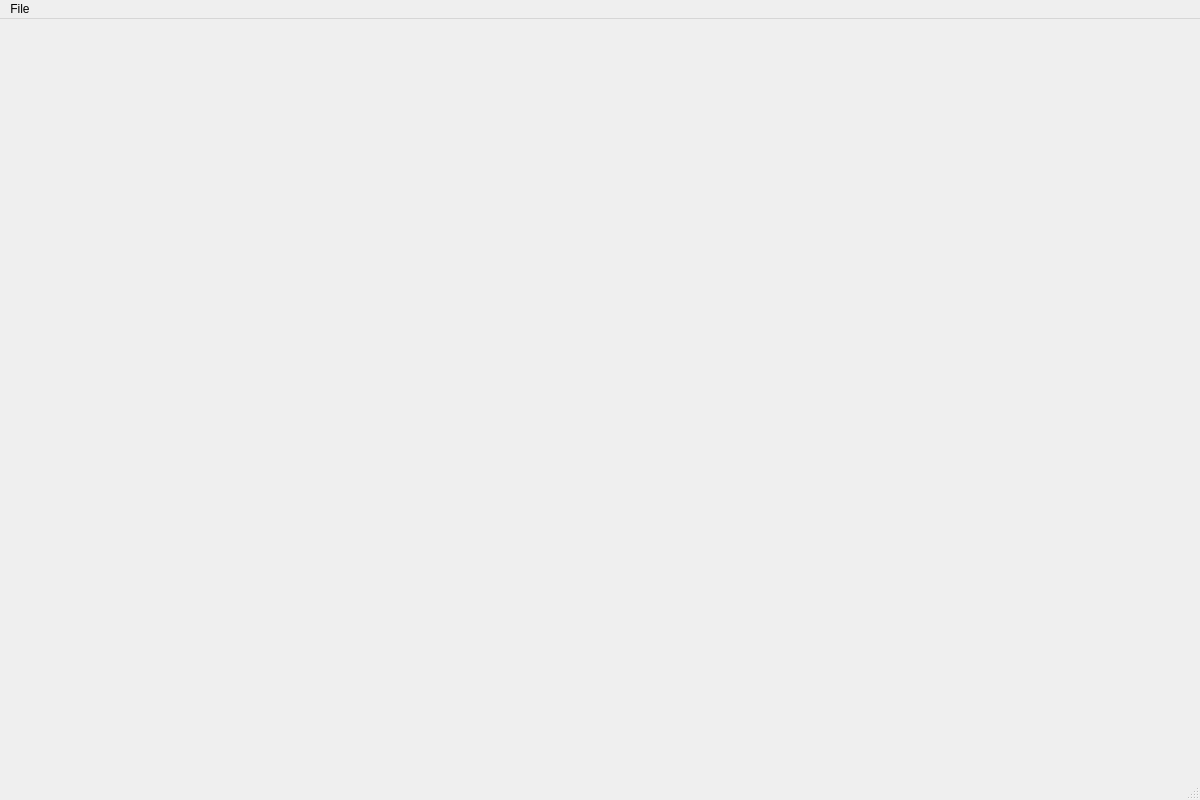
<?xml version="1.0" encoding="UTF-8"?>
<ui version="4.0">
 <class>MainWindow</class>
 <widget class="QMainWindow" name="MainWindow">
  <property name="enabled">
   <bool>true</bool>
  </property>
  <property name="geometry">
   <rect>
    <x>0</x>
    <y>0</y>
    <width>1200</width>
    <height>800</height>
   </rect>
  </property>
  <property name="minimumSize">
   <size>
    <width>1200</width>
    <height>800</height>
   </size>
  </property>
  <property name="font">
   <font>
    <family>Arial</family>
    <pointsize>9</pointsize>
   </font>
  </property>
  <property name="windowTitle">
   <string>Y-Fi</string>
  </property>
  <widget class="QWidget" name="centralwidget">
   <widget class="QTabWidget" name="tabWidget">
    <property name="geometry">
     <rect>
      <x>0</x>
      <y>0</y>
      <width>1000</width>
      <height>601</height>
     </rect>
    </property>
    <property name="minimumSize">
     <size>
      <width>0</width>
      <height>0</height>
     </size>
    </property>
    <property name="maximumSize">
     <size>
      <width>3000</width>
      <height>16777215</height>
     </size>
    </property>
    <property name="documentMode">
     <bool>true</bool>
    </property>
    <property name="tabsClosable">
     <bool>true</bool>
    </property>
    <property name="movable">
     <bool>true</bool>
    </property>
   </widget>
  </widget>
  <widget class="QMenuBar" name="menubar">
   <property name="geometry">
    <rect>
     <x>0</x>
     <y>0</y>
     <width>1200</width>
     <height>26</height>
    </rect>
   </property>
   <widget class="QMenu" name="menu">
    <property name="title">
     <string>File</string>
    </property>
    <addaction name="new_file"/>
    <addaction name="open_file"/>
    <addaction name="separator"/>
    <addaction name="save_file"/>
    <addaction name="save_as"/>
   </widget>
   <addaction name="menu"/>
  </widget>
  <widget class="QStatusBar" name="statusbar"/>
  <action name="new_file">
   <property name="text">
    <string>New...</string>
   </property>
  </action>
  <action name="open_file">
   <property name="text">
    <string>Open...</string>
   </property>
  </action>
  <action name="save_file">
   <property name="enabled">
    <bool>false</bool>
   </property>
   <property name="text">
    <string>Save</string>
   </property>
   <property name="visible">
    <bool>true</bool>
   </property>
  </action>
  <action name="save_as">
   <property name="enabled">
    <bool>false</bool>
   </property>
   <property name="text">
    <string>Save As...</string>
   </property>
  </action>
 </widget>
 <resources/>
 <connections/>
</ui>
